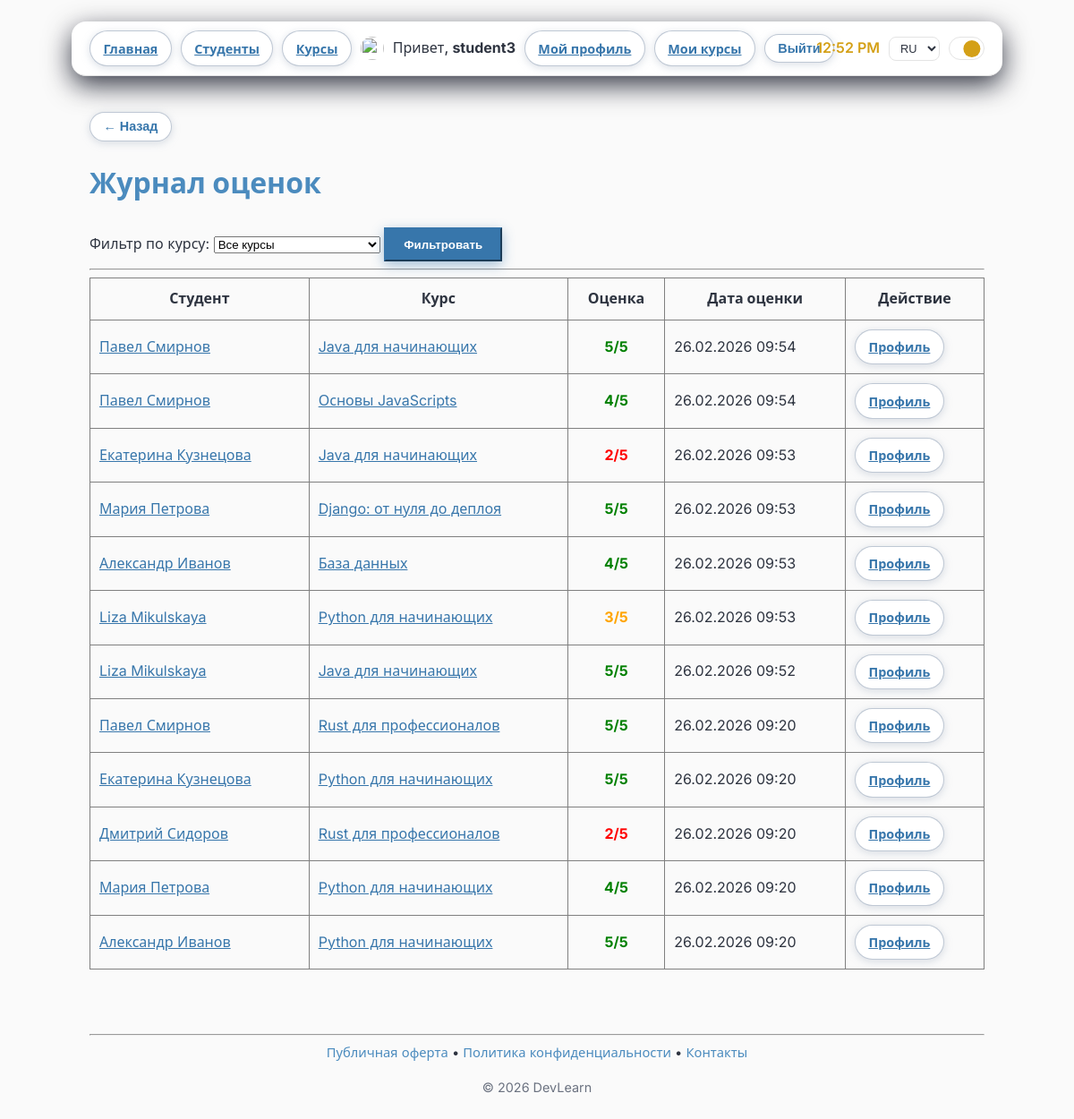
/ru/courses/grade-book/ (signed in), run on an earlier commit of the app's database.
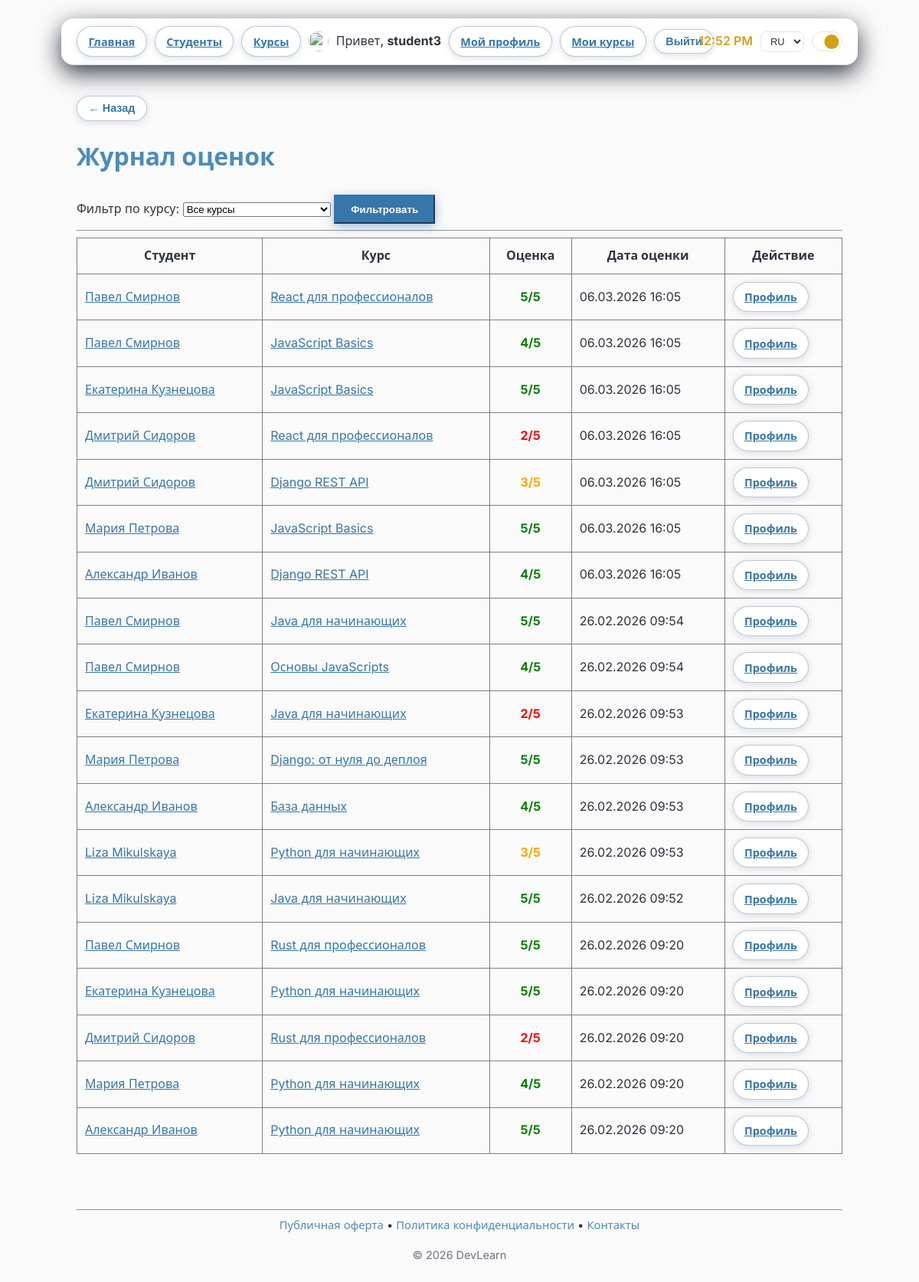
And on a later commit of the database.
### courses/models.py (models this page shows, shortened)
class Grade(models.Model):
    student = models.ForeignKey(
        settings.AUTH_USER_MODEL,
        on_delete=models.CASCADE,
        related_name="grades",
        verbose_name="Студент",
    )
    course = models.ForeignKey(
        Course,
        on_delete=models.CASCADE,
        related_name="grades",
        verbose_name="Курс",
    )
    grade = models.IntegerField(
        "Оценка",
        choices=[(i, str(i)) for i in range(1, 6)],
        default=1,
    )
    date = models.DateTimeField("Дата оценки", auto_now=True)
    class Meta:
        unique_together = ["student", "course"]
        ordering = ["-date"]

class Course(models.Model):
    LEVEL_JUNIOR = "junior"
    LEVEL_PRO = "pro"
    LEVEL_CHOICES = [
        (LEVEL_JUNIOR, "Python для начинающих"),
        (LEVEL_PRO, "Python для профессионалов"),
    ]
    title = models.CharField("Название", max_length=100)
    description = models.TextField("Описание", blank=True)
    level = models.CharField(
        "Уровень",
        max_length=20,
        choices=LEVEL_CHOICES,
        default=LEVEL_JUNIOR,
    )
    category = models.ForeignKey(
        "Category",
        on_delete=models.SET_NULL,
        null=True,
        blank=True,
        related_name="courses",
        verbose_name="Категория",
    )
    author = models.ForeignKey(
        settings.AUTH_USER_MODEL,
        on_delete=models.CASCADE,
        related_name="authored_courses",
        verbose_name="Автор",
    )
    cover_image = models.ImageField(
        "Обложка курса",
        upload_to="courses/covers/",
        blank=True,
        null=True,
    )
    price = models.DecimalField(
        "Цена",
        max_digits=10,
        decimal_places=2,
        default=0,
    )
    is_active = models.BooleanField("Опубликован", default=True)
    created_at = models.DateTimeField(auto_now_add=True)
    class Meta:
        ordering = ["-created_at"]

### courses/views.py (the view)
# urls.py: path("grade-book/", views.GradeBookView.as_view(), name="grade_book"),
class GradeBookView(LoginRequiredMixin, ListView):
    template_name = "courses/grade_book.html"
    context_object_name = "grades"
    login_url = reverse_lazy("users:login")
    def get_queryset(self):
        return Grade.objects.select_related("student", "course").order_by("-date")
    def get_context_data(self, **kwargs):
        context = super().get_context_data(**kwargs)
        context["courses"] = Course.objects.all()
        course_id = self.request.GET.get("course")
        if course_id and course_id.isdigit():
            context["grades"] = context["grades"].filter(course_id=int(course_id))
            context["selected_course"] = int(course_id)
        return context

### users/context_processors.py (called while the page is built)
def user_role(request):
    is_teacher = False
    profile_avatar_url = None
    if request.user.is_authenticated:
        try:
            profile = request.user.profile
            is_teacher = profile.role == "teacher"
            if profile.avatar:
                profile_avatar_url = profile.avatar.url
        except Exception:
            pass
    can_upload_avatar = settings.DEBUG
    return {"is_teacher": is_teacher, "profile_avatar_url": profile_avatar_url, "can_upload_avatar": can_upload_avatar}

### courses/templates/courses/grade_book.html (shortened to what this page needs)
{% extends "base.html" %}
{% load i18n %}
{% block content %}
<h1>{% trans "Журнал оценок" %}</h1>
<div class="filter-section">
    <form method="get" class="filter-form">
        <label for="course-select">{% trans "Фильтр по курсу:" %}</label>
        <select name="course" id="course-select">
            <option value="">{% trans "Все курсы" %}</option>
        </select>
        <button type="submit" class="btn-primary">{% trans "Фильтровать" %}</button>
    </form>
</div>
<hr>
{% if grades %}
    <div class="grade-book-section">
        <table border="1" cellpadding="10" style="width: 100%; border-collapse: collapse;">
            <thead>
                <tr>
                    <th>{% trans "Студент" %}</th>
                    <th>{% trans "Курс" %}</th>
                    <th>{% trans "Оценка" %}</th>
                    <th>{% trans "Дата оценки" %}</th>
                    <th>{% trans "Действие" %}</th>
                </tr>
            </thead>
            <tbody>
                {% for grade in grades %}
                    <tr>
                        <td>
                            <a href="{% url 'courses:student_detail' grade.student.id %}">
                                {{ grade.student.get_full_name|default:grade.student.username }}
                            </a>
                        </td>
                        <td>
                            <a href="{% url 'courses:course_detail' grade.course.id %}">
                                {{ grade.course.title }}
                            </a>
                        </td>
                        <td style="text-align: center; font-weight: bold;">
                            {% if grade.grade >= 4 %}
                                <span style="color: green;">{{ grade.grade }}/5</span>
                            {% elif grade.grade == 3 %}
                                <span style="color: orange;">{{ grade.grade }}/5</span>
                            {% else %}
                                <span style="color: red;">{{ grade.grade }}/5</span>
                            {% endif %}
                        </td>
                        <td>{{ grade.date|date:"d.m.Y H:i" }}</td>
                        <td>
                            <a href="{% url 'courses:student_detail' grade.student.id %}" class="btn-nav">{% trans "Профиль" %}</a>
                        </td>
                    </tr>
                {% endfor %}
            </tbody>
        </table>
    </div>
{% else %}
    <p>{% trans "Оценок в журнале нет." %}</p>
{% endif %}
{% endblock %}

What changed in the data, as far as the page shows it:
added Grade: student.get_full_name "Павел Смирнов", course "React для профессионалов", grade "5", date "06.03.2026 16:05"
added Grade: student.get_full_name "Павел Смирнов", course "JavaScript Basics", grade "4", date "06.03.2026 16:05"
added Grade: student.get_full_name "Екатерина Кузнецова", course "JavaScript Basics", grade "5", date "06.03.2026 16:05"
added Grade: student.get_full_name "Дмитрий Сидоров", course "React для профессионалов", grade "2", date "06.03.2026 16:05"
added Grade: student.get_full_name "Дмитрий Сидоров", course "Django REST API", grade "3", date "06.03.2026 16:05"
added Grade: student.get_full_name "Мария Петрова", course "JavaScript Basics", grade "5", date "06.03.2026 16:05"
added Grade: student.get_full_name "Александр Иванов", course "Django REST API", grade "4", date "06.03.2026 16:05"
